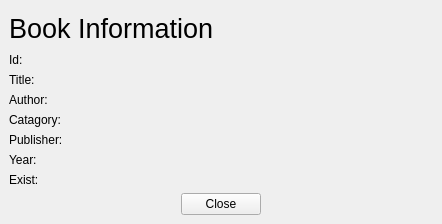
<?xml version="1.0" encoding="UTF-8"?>
<ui version="4.0">
 <class>GuiBookInfo</class>
 <widget class="QMainWindow" name="GuiBookInfo">
  <property name="geometry">
   <rect>
    <x>0</x>
    <y>0</y>
    <width>442</width>
    <height>224</height>
   </rect>
  </property>
  <property name="windowTitle">
   <string>MainWindow</string>
  </property>
  <widget class="QWidget" name="centralwidget">
   <layout class="QVBoxLayout" name="verticalLayout_2">
    <item>
     <widget class="QLabel" name="lInfo">
      <property name="font">
       <font>
        <pointsize>20</pointsize>
       </font>
      </property>
      <property name="text">
       <string>Book Information</string>
      </property>
     </widget>
    </item>
    <item>
     <layout class="QVBoxLayout" name="verticalLayout">
      <item>
       <widget class="QLabel" name="lId">
        <property name="text">
         <string>Id: </string>
        </property>
       </widget>
      </item>
      <item>
       <widget class="QLabel" name="lTitle">
        <property name="text">
         <string>Title:</string>
        </property>
       </widget>
      </item>
      <item>
       <widget class="QLabel" name="lAuthor">
        <property name="text">
         <string>Author:</string>
        </property>
       </widget>
      </item>
      <item>
       <widget class="QLabel" name="lCategory">
        <property name="text">
         <string>Catagory:</string>
        </property>
       </widget>
      </item>
      <item>
       <widget class="QLabel" name="lPublisher">
        <property name="text">
         <string>Publisher:</string>
        </property>
       </widget>
      </item>
      <item>
       <widget class="QLabel" name="lYear">
        <property name="text">
         <string>Year:</string>
        </property>
       </widget>
      </item>
      <item>
       <widget class="QLabel" name="lExit">
        <property name="text">
         <string>Exist:</string>
        </property>
       </widget>
      </item>
     </layout>
    </item>
    <item>
     <layout class="QHBoxLayout" name="horizontalLayout">
      <item>
       <spacer name="horizontalSpacer_2">
        <property name="orientation">
         <enum>Qt::Horizontal</enum>
        </property>
        <property name="sizeHint" stdset="0">
         <size>
          <width>40</width>
          <height>20</height>
         </size>
        </property>
       </spacer>
      </item>
      <item>
       <widget class="QPushButton" name="butClose">
        <property name="text">
         <string>Close</string>
        </property>
       </widget>
      </item>
      <item>
       <spacer name="horizontalSpacer">
        <property name="orientation">
         <enum>Qt::Horizontal</enum>
        </property>
        <property name="sizeHint" stdset="0">
         <size>
          <width>40</width>
          <height>20</height>
         </size>
        </property>
       </spacer>
      </item>
     </layout>
    </item>
   </layout>
  </widget>
 </widget>
 <resources/>
 <connections/>
</ui>
